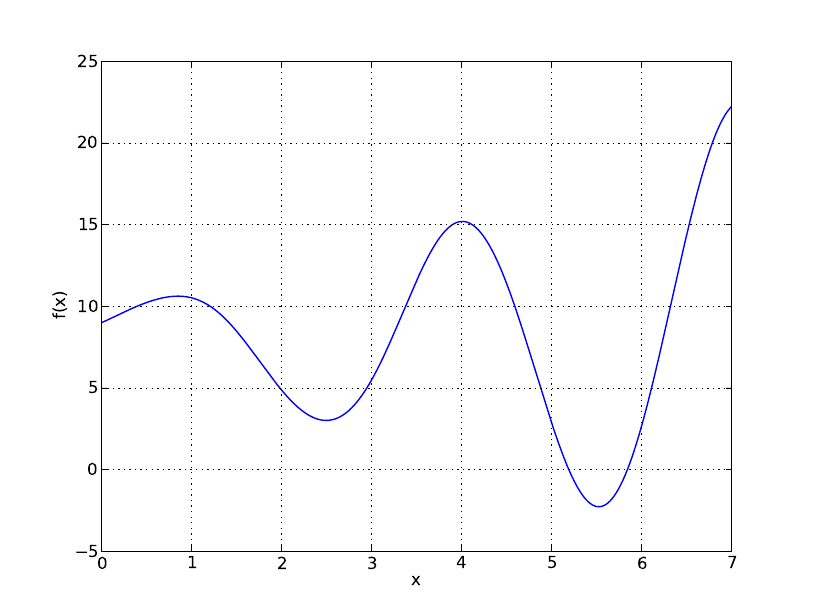

The Python source for this figure:
from numpy import linspace, sin, cos, exp, sqrt
import matplotlib.pyplot as plt

def f(x):
    return exp(sqrt(x))*sin(2*x) + cos(x)**5 + 8

a = 0;  b = 7;  n = 200000
dx = float(b-a)/n
eps = 0.001

for i in range(0, n+1, 1):
    x = a + i*dx
    f_value = f(x)
    if abs(f_value) < eps:
        print "x: %f , f_value: %f " % (x, f_value)

x_plot = linspace(a, b, n+1)
plt.plot(x_plot, f(x_plot), 'b-')
plt.xlabel('x')
plt.ylabel('f(x)')
plt.grid('on')
plt.show()
plt.savefig('search_solutions_1eqn.pdf')
